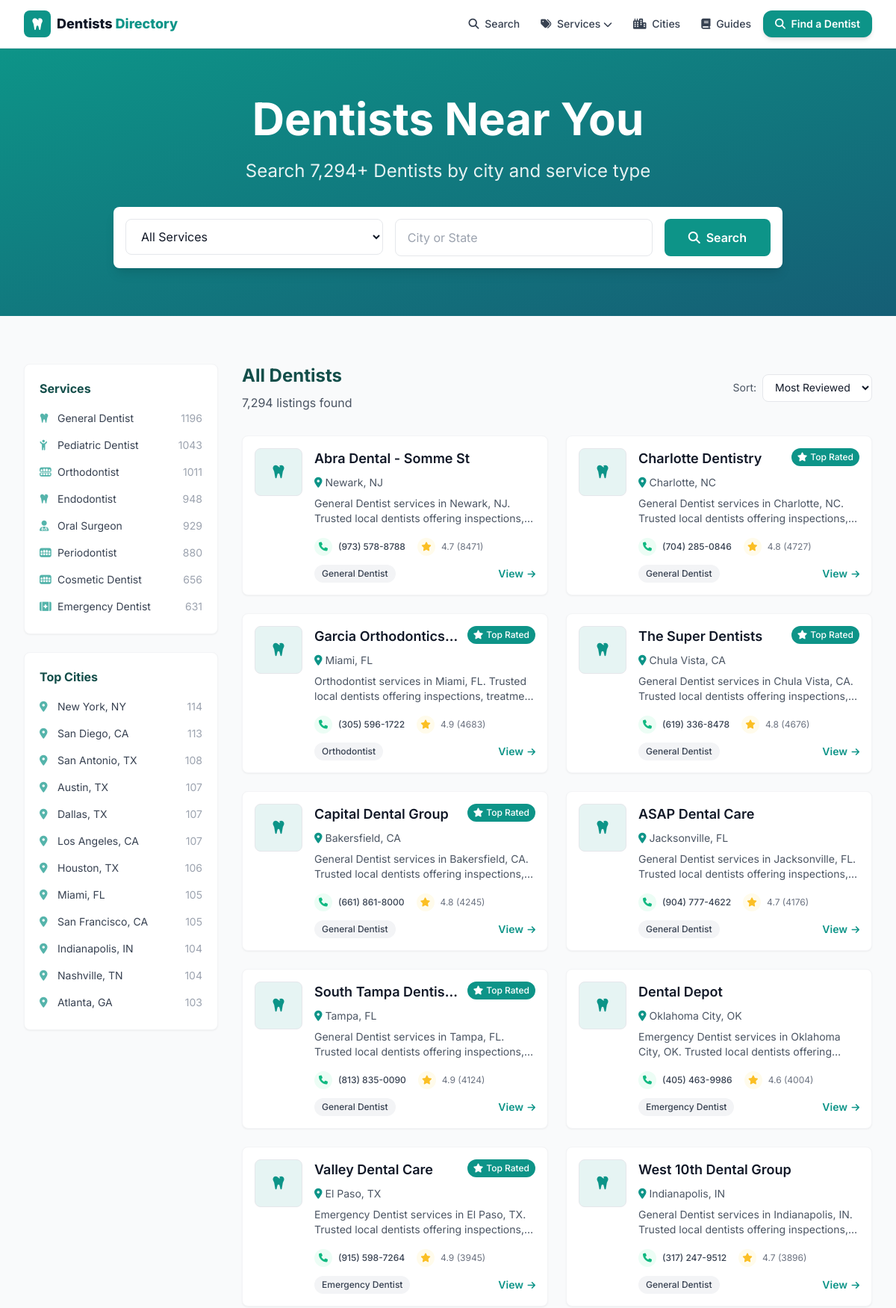
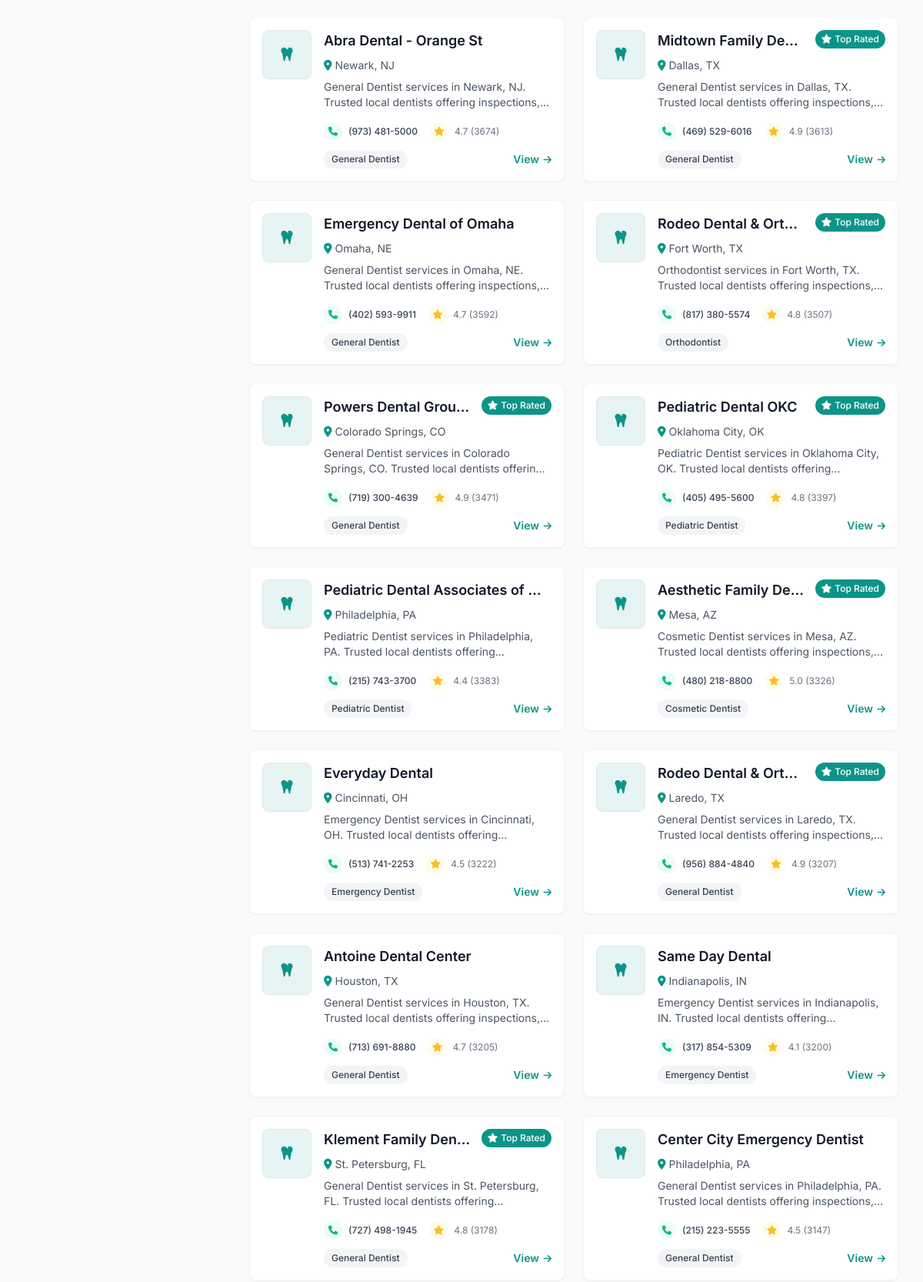
The page / (upper part) on the database its author committed (2 pictures, top to bottom).
### tables this page shows
CREATE TABLE listings (
    id          INTEGER PRIMARY KEY AUTOINCREMENT,
    name        TEXT NOT NULL,
    slug        TEXT UNIQUE NOT NULL,
    category    TEXT,
    city        TEXT,
    state       TEXT,
    address     TEXT,
    phone       TEXT,
    website     TEXT,
    lat         REAL,
    lng         REAL,
    rating      REAL,
    reviews     INTEGER,
    hours       TEXT,           -- JSON blob
    maps_url    TEXT,
    cid         TEXT,           -- google place CID, used for dedup
    scraped_at  TEXT DEFAULT (datetime('now'))
);

### web/app.py (the view)
@app.route("/")
def home():
    d = get_db()
    sort = request.args.get("sort", "reviews")
    order = {"reviews": "reviews DESC", "rating": "rating DESC, reviews DESC",
             "name": "name ASC"}.get(sort, "reviews DESC")
    listings = d.execute(
        f"SELECT * FROM listings ORDER BY {order} LIMIT 24").fetchall()
    cities = d.execute(
        "SELECT city, state, COUNT(*) n FROM listings "
        "GROUP BY city, state ORDER BY n DESC LIMIT 24").fetchall()
    cats = d.execute(
        "SELECT category, COUNT(*) n FROM listings "
        "WHERE category IS NOT NULL GROUP BY category ORDER BY n DESC").fetchall()
    total = dbmod.count(d)
    return render_template("index.html", listings=listings, cities=cities,
                           cats=cats, total=total, sort=sort)

### scraper/db.py (called while the page is built)
def slugify(value: str) -> str:
    value = unicodedata.normalize("NFKD", value).encode("ascii", "ignore").decode()
    value = re.sub(r"[^\w\s-]", "", value).strip().lower()
    return re.sub(r"[-\s]+", "-", value)

def count(conn) -> int:
    return conn.execute("SELECT COUNT(*) FROM listings").fetchone()[0]

### web/app.py (called while the page is built)
def get_db():
    if "db" not in g:
        uri = f"file:{dbmod.DB_PATH.as_posix()}?mode=ro&immutable=1"
        g.db = sqlite3.connect(uri, uri=True)
        g.db.row_factory = sqlite3.Row
    return g.db

def slugify(s):
    return dbmod.slugify(s or "")

@app.context_processor
def inject_globals():
    cats = [r["category"] for r in get_db().execute(
        "SELECT DISTINCT category FROM listings WHERE category IS NOT NULL "
        "ORDER BY category")]
    return {
        "SITE_NAME": app.config["SITE_NAME"],
        "ALL_CATEGORIES": cats,
        "CATEGORY_ICONS": CATEGORY_ICONS,
        "ADSENSE_CLIENT": app.config["ADSENSE_CLIENT"],
        "GA_ID": app.config["GA_ID"],
        "DOMAIN": app.config["DOMAIN"],
        "GSC_VERIFICATION": app.config["GSC_VERIFICATION"],
        "STATE_NAMES": STATE_NAMES,
        "cat_slug": slugify,
    }

### web/templates/index.html (shortened to what this page needs)
{% extends "base.html" %}
{% from "_macros.html" import card %}
{% block content %}
<section class="bg-gradient-to-br from-primary to-gradient text-white py-16">
  <div class="max-w-7xl mx-auto px-4 sm:px-6 lg:px-8 text-center">
    <h1 class="text-4xl md:text-6xl font-heading font-bold mb-6">Dentists Near You</h1>
    <p class="text-xl md:text-2xl mb-8 text-white/90 max-w-3xl mx-auto">Search {{ "{:,}".format(total) }}+ Dentists by city and service type</p>
    <div class="max-w-4xl mx-auto">
      <form method="GET" action="/search" class="flex flex-col md:flex-row gap-4 bg-white rounded-lg p-4 shadow-lg">
        <div class="flex-1 relative">
          <select name="category" class="w-full px-4 py-3 text-gray-900 rounded-lg border border-gray-200 focus:border-primary focus:ring-2 focus:ring-primary/20 outline-none bg-white">
            <option value="">All Services</option>
          </select>
        </div>
        <div class="flex-1 relative">
          <input name="city" placeholder="City or State" class="w-full px-4 py-3 text-gray-900 rounded-lg border border-gray-200 focus:border-primary focus:ring-2 focus:ring-primary/20 outline-none">
        </div>
        <button class="bg-primary hover:opacity-90 text-white font-semibold px-8 py-3 rounded-lg whitespace-nowrap"><i class="fas fa-search mr-2"></i>Search</button>
      </form>
    </div>
  </div>
</section>
<section class="py-16 bg-gray-50">
  <div class="max-w-7xl mx-auto px-4 sm:px-6 lg:px-8">
    <div class="grid grid-cols-1 lg:grid-cols-4 gap-8">
      <aside class="lg:col-span-1 space-y-6">
        <div class="bg-white rounded-lg shadow-sm border border-gray-100 p-5">
          <h3 class="font-heading font-bold text-secondary mb-3">Services</h3>
          <ul class="space-y-1">
            {% for c in cats %}
            <li><a href="/category/{{ cat_slug(c.category) }}" class="flex items-center justify-between text-sm text-gray-700 hover:text-primary py-1.5">
              <span><i class="fa-solid {{ CATEGORY_ICONS.get(c.category,'fa-bug') }} mr-2 text-primary/70 w-4"></i>{{ c.category }}</span>
              <span class="text-gray-400">{{ c.n }}</span></a></li>
            {% endfor %}
          </ul>
        </div>
        <div class="bg-white rounded-lg shadow-sm border border-gray-100 p-5">
          <h3 class="font-heading font-bold text-secondary mb-3">Top Cities</h3>
          <ul class="space-y-1">
            {% for c in cities[:12] %}
            <li><a href="/{{ c.state|lower }}/{{ cat_slug(c.city) }}" class="flex items-center justify-between text-sm text-gray-700 hover:text-primary py-1.5">
              <span><i class="fas fa-map-marker-alt mr-2 text-primary/70 w-4"></i>{{ c.city }}, {{ c.state }}</span>
              <span class="text-gray-400">{{ c.n }}</span></a></li>
            {% endfor %}
          </ul>
        </div>
      </aside>
      <div class="lg:col-span-3">
        <div class="listings-container">
          <div class="flex flex-col sm:flex-row justify-between items-start sm:items-center mb-8">
            <div>
              <h2 class="text-2xl font-heading font-bold text-secondary mb-2">All Dentists</h2>
              <p class="text-gray-600">{{ "{:,}".format(total) }} listings found</p>
            </div>
            <div class="mt-4 sm:mt-0">
              <form method="GET" class="flex items-center space-x-2">
                <label class="text-sm text-gray-600">Sort:</label>
                <select name="sort" onchange="this.form.submit()" class="px-3 py-2 border border-gray-200 rounded-lg text-sm focus:border-primary outline-none bg-white">
                  <option value="reviews" {% if sort=='reviews' %}selected{% endif %}>Most Reviewed</option>
                </select>
              </form>
            </div>
          </div>
          <div class="grid grid-cols-1 md:grid-cols-2 gap-6 mb-8">
            {% for l in listings %}{{ card(l) }}{% endfor %}
          </div>
        </div>
      </div>
    </div>
  </div>
</section>
{% endblock %}

### web/templates/base.html (shortened to what this page needs)
<!DOCTYPE html>
<html lang="en" class="h-full">
<head>
  {% set _path = request.path %}
  <link rel="stylesheet" href="/static/css/output.css">
  <link rel="stylesheet" href="https://cdnjs.cloudflare.com/ajax/libs/font-awesome/6.4.0/css/all.min.css">
</head>
<body class="h-full flex flex-col bg-gray-50 text-gray-900">
<header class="bg-white shadow-sm border-b sticky top-0 z-50">
  <div class="max-w-7xl mx-auto px-4 sm:px-6 lg:px-8">
    <div class="flex justify-between items-center h-16">
      <a href="/" class="flex items-center space-x-2 font-extrabold text-lg">
        <span class="w-9 h-9 rounded-lg bg-primary text-white flex items-center justify-center">
          <i class="fa-solid fa-tooth"></i></span>
        <span>Dentists <span class="text-primary">Directory</span></span>
      </a>
      <nav class="hidden md:flex items-center space-x-1">
        <a href="/search" class="px-3 py-2 rounded-lg text-gray-700 hover:text-primary hover:bg-primary/5 font-medium text-sm"><i class="fas fa-search mr-1"></i> Search</a>
        <div class="relative group">
          <button class="px-3 py-2 rounded-lg text-gray-700 hover:text-primary hover:bg-primary/5 font-medium text-sm"><i class="fas fa-tags mr-1"></i> Services <i class="fas fa-chevron-down text-xs"></i></button>
        </div>
        <a href="/cities" class="px-3 py-2 rounded-lg text-gray-700 hover:text-primary hover:bg-primary/5 font-medium text-sm"><i class="fas fa-city mr-1"></i> Cities</a>
        <a href="/guides" class="px-3 py-2 rounded-lg text-gray-700 hover:text-primary hover:bg-primary/5 font-medium text-sm"><i class="fas fa-book mr-1"></i> Guides</a>
        <a href="/search" class="ml-2 px-4 py-2 rounded-xl bg-primary text-white font-semibold shadow-md hover:bg-primaryDark text-sm"><i class="fas fa-search mr-1"></i> Find a Dentist</a>
      </nav>
    </div>
  </div>
</header>
<main class="flex-1">{% block content %}{% endblock %}</main>
</body>
</html>

### web/templates/_macros.html (shortened to what this page needs)
{% macro card(l) %}
<div class="bg-white rounded-lg shadow-sm hover:shadow-md transition-all duration-200 overflow-hidden border border-gray-100">
  <div class="p-4">
    <div class="flex items-start space-x-4">
      <div class="flex-shrink-0">
      </div>
      <div class="flex-1 min-w-0">
        <div class="flex items-start mb-2">
          <h3 class="text-lg font-heading font-semibold text-gray-900 flex-1 min-w-0 mr-3">
            <a href="/listing/{{ l.slug }}" class="hover:text-primary block truncate">{{ l.name }}</a>
          </h3>
          {% if l.rating and l.rating >= 4.8 %}
          <span class="bg-primary text-white px-2 py-1 rounded-full text-xs font-medium flex-shrink-0">
            <i class="fas fa-star mr-1"></i><span class="hidden sm:inline">Top Rated</span></span>
          {% endif %}
        </div>
        <p class="text-sm text-gray-600 flex items-center mb-2">
          <i class="fas fa-map-marker-alt mr-1 text-primary"></i>
          <a href="/{{ l.state|lower }}/{{ l.city|slugify }}" class="hover:text-primary hover:underline">{{ l.city }}, {{ l.state }}</a>
        </p>
        <p class="text-gray-600 text-sm mb-4 line-clamp-2">
          {{ l.category or 'Dentists' }} services in {{ l.city }}, {{ l.state }}. Trusted local dentists offering inspections, treatment and prevention. Call for service and fast response.
        </p>
        <div class="flex items-center justify-between text-xs mb-3">
          <div class="flex items-center space-x-4">
            {% if l.phone %}
            <a href="tel:{{ l.phone|trim }}" class="flex items-center group transition-all duration-200 hover:text-emerald-600">
              <div class="w-6 h-6 rounded-full bg-emerald-50 flex items-center justify-center mr-2 group-hover:bg-emerald-100">
                <i class="fas fa-phone text-xs text-emerald-500"></i></div>
              <span class="hidden sm:inline text-gray-700 group-hover:text-emerald-600 font-medium">{{ l.phone|trim }}</span>
            </a>
            {% endif %}
            {% if l.reviews %}
            <div class="flex items-center text-gray-500">
              <div class="w-6 h-6 rounded-full bg-amber-50 flex items-center justify-center mr-2"><i class="fas fa-star text-xs text-amber-400"></i></div>
              <span>{{ "%.1f"|format(l.rating) }} ({{ l.reviews }})</span>
            </div>
            {% endif %}
          </div>
        </div>
        <div class="flex items-center justify-between">
          {% if l.category %}<span class="bg-gray-100 text-gray-700 px-2.5 py-1 rounded-full text-xs font-medium">{{ l.category }}</span>{% else %}<span></span>{% endif %}
          <a href="/listing/{{ l.slug }}" class="text-primary font-semibold text-sm hover:underline">View <i class="fas fa-arrow-right text-xs ml-0.5"></i></a>
        </div>
      </div>
    </div>
  </div>
</div>
{% endmacro %}

### web/templates/base.html (style rules this page uses)
body { font-family:'Inter',sans-serif }

### rows shown on the page
listings: city "Dallas", state "TX", n "107", name "Midtown Family De…", shows "Top Rated", category "General Dentist", phone "(469) 529-6016", rating "4.9", reviews "3613"
listings: city "Houston", state "TX", n "106", name "Antoine Dental Center", category "General Dentist", phone "(713) 691-8880", rating "4.7", reviews "3205"
listings: name "Charlotte Dentistry", shows "Top Rated", city "Charlotte", state "NC", category "General Dentist", phone "(704) 285-0846", rating "4.8", reviews "4727"
listings: name "ASAP Dental Care", city "Jacksonville", state "FL", category "General Dentist", phone "(904) 777-4622", rating "4.7", reviews "4176"
listings: name "Dental Depot", city "Oklahoma City", state "OK", category "Emergency Dentist", phone "(405) 463-9986", rating "4.6", reviews "4004"
listings: name "Valley Dental Care", shows "Top Rated", city "El Paso", state "TX", category "Emergency Dentist", phone "(915) 598-7264", rating "4.9", reviews "3945"
listings: name "West 10th Dental Group", city "Indianapolis", state "IN", category "General Dentist", phone "(317) 247-9512", rating "4.7", reviews "3896"
listings: name "Rodeo Dental & Orth…", shows "Top Rated", city "Fort Worth", state "TX", category "Orthodontist", phone "(817) 380-5574", rating "4.8", reviews "3507"
listings: name "Powers Dental Grou…", shows "Top Rated", city "Colorado Springs", state "CO", category "General Dentist", phone "(719) 300-4639", rating "4.9", reviews "3471"
listings: name "Pediatric Dental OKC", shows "Top Rated", city "Oklahoma City", state "OK", category "Pediatric Dentist", phone "(405) 495-5600", rating "4.8", reviews "3397"
listings: name "Pediatric Dental Associates of…", city "Philadelphia", state "PA", category "Pediatric Dentist", phone "(215) 743-3700", rating "4.4", reviews "3383"
listings: name "Aesthetic Family De…", shows "Top Rated", city "Mesa", state "AZ", category "Cosmetic Dentist", phone "(480) 218-8800", rating "5.0", reviews "3326"
listings: name "Everyday Dental", city "Cincinnati", state "OH", category "Emergency Dentist", phone "(513) 741-2253", rating "4.5", reviews "3222", name "Same Day Dental", city "Indianapolis", state "IN", phone "(317) 854-5309", rating "4.1", reviews "3200"
listings: name "Center City Emergency Dentist", city "Philadelphia", state "PA", category "General Dentist", phone "(215) 223-5555", rating "4.5", reviews "3147"

### other values the page prints
{{ "{:,}".format(total) }} "7,294"
{{ c.category }} "General Dentist" "Pediatric Dentist" "Orthodontist" "Endodontist" "Oral Surgeon" "Periodontist" "Cosmetic Dentist" "Emergency Dentist"
{{ c.n }} "1196" "1043" "1011" "948" "929" "880" "656" "631"
{{ c.city }} "New York" "San Diego" "San Antonio" "Austin" "Los Angeles" "Miami" "San Francisco" "Indianapolis" "Nashville" "Atlanta"
{{ c.state }} "NY" "CA" "TX" "TX" "CA" "FL" "CA" "IN" "TN" "GA"
{{ c.n }} "114" "113" "108" "107" "107" "105" "105" "104" "104" "103"
{{ l.name }} "Abra Dental - Somme St" "Garcia Orthodontics…" "The Super Dentists" "Capital Dental Group" "South Tampa Dentis…" "Abra Dental - Orange St" "Emergency Dental of Omaha" "Rodeo Dental & Orth…" "Klement Family…"
{{ l.city }} "Newark" "Miami" "Chula Vista" "Bakersfield" "Tampa" "Newark" "Omaha" "Laredo" "St. Petersburg"
{{ l.state }} "NJ" "FL" "CA" "CA" "FL" "NJ" "NE" "TX" "FL"
{{ l.category or 'Dentists' }} "General Dentist" "Orthodontist" "General Dentist" "General Dentist" "General Dentist" "General Dentist" "General Dentist" "General Dentist" "General Dentist"
{{ l.phone|trim }} "(973) 578-8788" "(305) 596-1722" "(619) 336-8478" "(661) 861-8000" "(813) 835-0090" "(973) 481-5000" "(402) 593-9911" "(956) 884-4840" "(727) 498-1945"
{{ "%.1f"|format(l.rating) }} "4.7" "4.9" "4.8" "4.8" "4.9" "4.7" "4.7" "4.9" "4.8"
{{ l.reviews }} "8471" "4683" "4676" "4245" "4124" "3674" "3592" "3207" "3178"
{{ l.category }} "General Dentist" "Orthodontist" "General Dentist" "General Dentist" "General Dentist" "General Dentist" "General Dentist" "General Dentist" "General Dentist"
